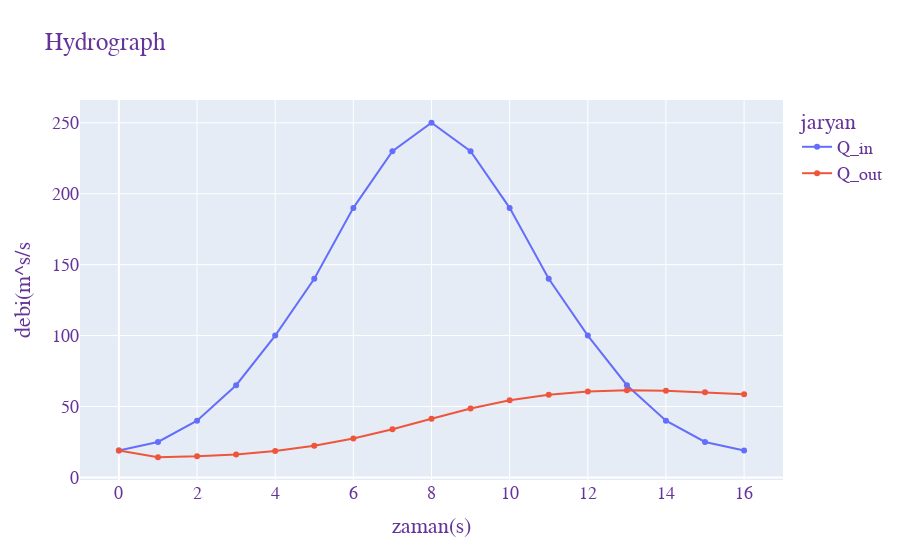

Notebook source saved alongside this figure:
### Code cell
fig = go.Figure()
fig.add_trace(go.Scatter(x = Time, y = Qs, name = 'Q_in'))
fig.add_trace(go.Scatter(x = Time, y = Os, name = 'Q_out'))
fig.update_layout(
    title="Hydrograph",
    xaxis_title="zaman(s)",
    yaxis_title="debi(m^s/s",
    legend_title="jaryan",
    font=dict(
        family="Courier New, monospace",
        size=18,
        color="RebeccaPurple"
    )
)

### Figure 1 — Plotly figure (JSON) as saved in the notebook; plotly's stock layout.template omitted (floating-point values rounded to 4 significant figures)
{"data": [{"name": "Q_in", "type": "scatter", "x": [0, 1, 2, 3, 4, 5, 6, 7, 8, 9, 10, 11, 12, 13, 14, 15, 16], "y": [19, 25, 40, 65, 100, 140, 190, 230, 250, 230, 190, 140, 100, 65, 40, 25, 19]}, {"name": "Q_out", "type": "scatter", "x": [0, 1, 2, 3, 4, 5, 6, 7, 8, 9, 10, 11, 12, 13, 14, 15, 16], "y": [19, 14.24, 14.9, 16.25, 18.64, 22.29, 27.43, 34.0, 41.42, 48.57, 54.39, 58.37, 60.59, 61.38, 61.06, 60.03, 58.66]}], "layout": {"font": {"color": "RebeccaPurple", "family": "Courier New, monospace", "size": 18}, "legend": {"title": {"text": "jaryan"}}, "title": {"text": "Hydrograph"}, "xaxis": {"title": {"text": "zaman(s)"}}, "yaxis": {"title": {"text": "debi(m^s/s"}}}}
